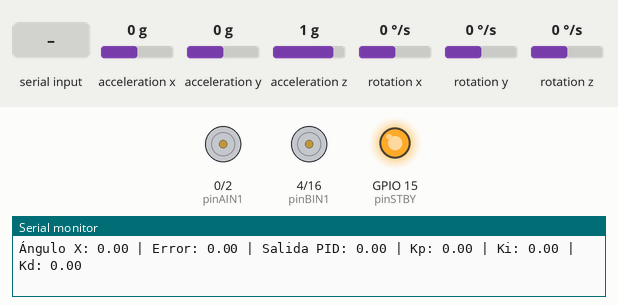
The sketch below on a simulated ESP32. Parts: motor-driver pin pairs drawn as motors (green arrow = first pin HIGH = forward, orange = second pin HIGH = backward, longer = more drive, scaled by the enable pin, stopped while the standby pin is LOW), output pins drawn as LEDs (lit = HIGH), the last lines printed to the serial monitor. Inputs (shaded band) come from the test bench; at power-on: acceleration y 0 g, acceleration z 1 g, rotation x 0 °/s, acceleration x 0 g, rotation y 0 °/s, rotation z 0 °/s.

Above: at 1.2 s.
1.3 s: "q" received over Serial
2.8 s: acceleration y set to 0.8 g
At 2.96 s:
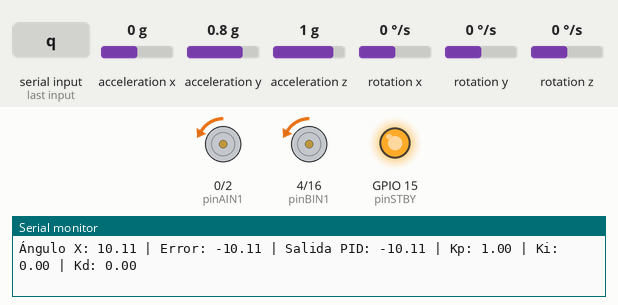
5.8 s: acceleration z set to 0 g
At 8.6 s:
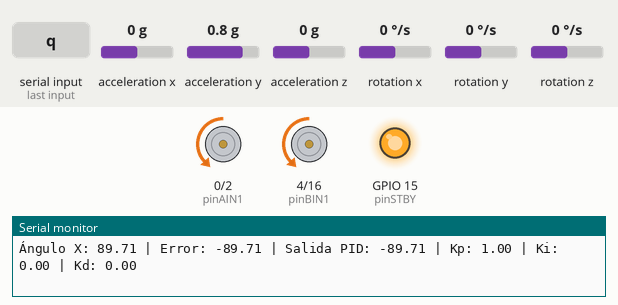
8.8 s: rotation x set to 100 °/s
At 11.2 s:
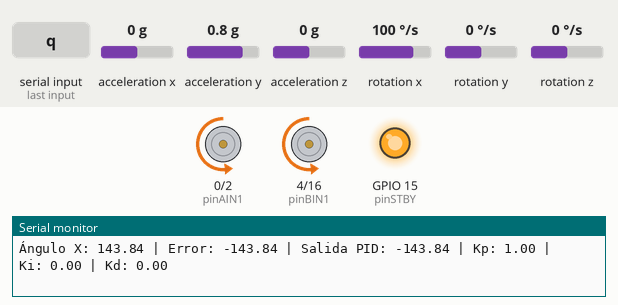
11.8 s: acceleration y set to -1.4 g
At 12.26 s:
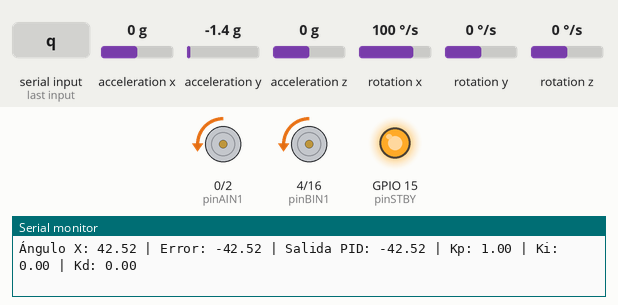
14.8 s: acceleration x set to -1.4 g
Timing chart, 0 to 18.8 s (numbered marks = the images above; inputs shaded):
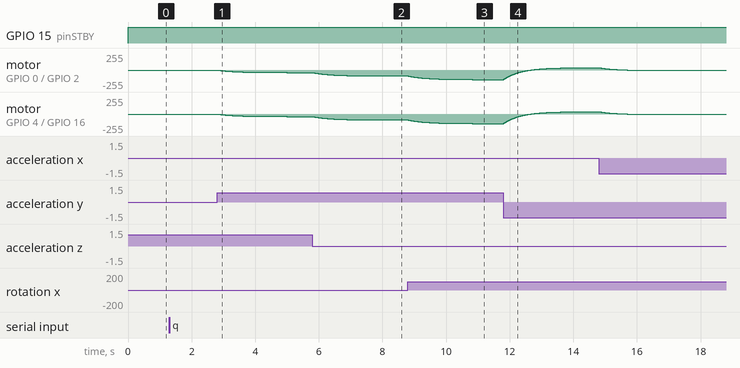

The sketch:

control_pendulo.ino
```cpp
#include "Wire.h"
#include "I2Cdev.h"
#include "MPU6050.h"

MPU6050 sensor;

// Pines motores
const int pinPWMA = 5;
const int pinAIN2 = 2;
const int pinAIN1 = 0;
const int pinPWMB = 17;
const int pinBIN1 = 4;
const int pinBIN2 = 16;
const int pinSTBY = 15;

// Variables del sensor
int16_t ax, ay, az;
int16_t gx, gy, gz;
long tiempo_prev;
float dt;
float ang_x = 0.0, ang_y = 0.0;
float ang_x_prev = 0.0, ang_y_prev = 0.0;

// PID
float Kp = 0.0;
float Ki = 0.0;
float Kd = 0.0;
float integral = 0.0;
float derivative = 0.0;
float previous_error = 0.0;

void setup() {
  Serial.begin(115200);
  Wire.begin(21, 22);
  sensor.initialize();

  pinMode(pinAIN2, OUTPUT);
  pinMode(pinAIN1, OUTPUT);
  pinMode(pinPWMA, OUTPUT);
  pinMode(pinBIN1, OUTPUT);
  pinMode(pinBIN2, OUTPUT);
  pinMode(pinPWMB, OUTPUT);
  pinMode(pinSTBY, OUTPUT);

  tiempo_prev = millis();

}

void loop() {
  // Leer datos del MPU6050
  sensor.getAcceleration(&ax, &ay, &az);
  sensor.getRotation(&gx, &gy, &gz);

  // Calcular ángulos con acelerómetro
  float accel_ang_x = atan2(ay, sqrt(ax * ax + az * az)) * (180.0 / PI);

  // Calcular tiempo
  dt = (millis() - tiempo_prev) / 1000.0;
  tiempo_prev = millis();

  // Filtro complementario
  ang_x = 0.98 * (ang_x_prev + (gx / 131.0) * dt) + 0.02 * accel_ang_x;
  ang_x_prev = ang_x;

  // PID
  float desired_angle = 0.0;
  float error = desired_angle - ang_x;

  integral += error * dt;
  derivative = (error - previous_error) / dt;

  float motor_speed = (Kp * error + Ki * integral + Kd * derivative);
  previous_error = error;

  // Control de motores
  enableMotors();
  moveMotor(pinPWMA, pinAIN1, pinAIN2, motor_speed);
  moveMotor(pinPWMB, pinBIN1, pinBIN2, motor_speed);

  // Monitor serial
  Serial.print("Ángulo X: "); Serial.print(ang_x);
  Serial.print(" | Error: "); Serial.print(error);
  Serial.print(" | Salida PID: "); Serial.print(motor_speed);
  Serial.print(" | Kp: "); Serial.print(Kp);
  Serial.print(" | Ki: "); Serial.print(Ki);
  Serial.print(" | Kd: "); Serial.println(Kd);

  // Lectura de comandos desde Serial
  if (Serial.available()) {
    char cmd = Serial.read();
    switch (cmd) {
      case 'q': Kp += 1; break;
      case 'a': Kp -= 1; break;
      case 'w': Ki += 0.01; break;
      case 's': Ki -= 0.01; break;
      case 'e': Kd += 0.1; break;
      case 'd': Kd -= 0.1; break;
    }
    // Imprimir nueva configuración
    Serial.print("Nuevo Kp: "); Serial.print(Kp);
    Serial.print(" | Ki: "); Serial.print(Ki);
    Serial.print(" | Kd: "); Serial.println(Kd);
  }

  delay(5);
}

void moveMotor(int pinPWM, int pinIN1, int pinIN2, float speed) {
  if (speed > 0) {
    digitalWrite(pinIN1, HIGH);
    digitalWrite(pinIN2, LOW);
    analogWrite(pinPWM, speed);
  } else {
    digitalWrite(pinIN1, LOW);
    digitalWrite(pinIN2, HIGH);
    analogWrite(pinPWM, -speed);
  }
}

void enableMotors() {
  digitalWrite(pinSTBY, HIGH);
}
```

Measured:
- after the input at 2.8 s, motor on GPIO 0 (pinAIN1) / GPIO 2 (pinAIN2), motor on GPIO 4 (pinBIN1) / GPIO 16 (pinBIN2): moves from stopped to backward 38/255 over 2.2 s, starting at once
- after the input at 5.8 s, motor on GPIO 0 (pinAIN1) / GPIO 2 (pinAIN2), motor on GPIO 4 (pinBIN1) / GPIO 16 (pinBIN2): moves from backward 38/255 to backward 89/255 over 2.1 s, starting at once
- after the input at 8.8 s, motor on GPIO 0 (pinAIN1) / GPIO 2 (pinAIN2), motor on GPIO 4 (pinBIN1) / GPIO 16 (pinBIN2): moves from backward 89/255 to backward 144/255 over 2.5 s, starting at once
- after the input at 11.8 s, motor on GPIO 0 (pinAIN1) / GPIO 2 (pinAIN2), motor on GPIO 4 (pinBIN1) / GPIO 16 (pinBIN2): moves from backward 144/255 to forward 36/255 over 2.7 s, starting at once
